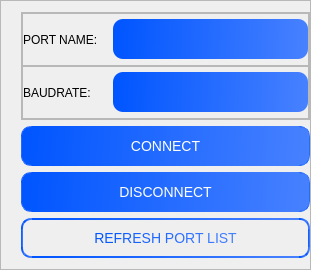
              <widget class="QFrame" name="frame_18">
               <property name="minimumSize">
                <size>
                 <width>311</width>
                 <height>270</height>
                </size>
               </property>
               <property name="maximumSize">
                <size>
                 <width>311</width>
                 <height>16777215</height>
                </size>
               </property>
               <property name="frameShape">
                <enum>QFrame::StyledPanel</enum>
               </property>
               <property name="frameShadow">
                <enum>QFrame::Raised</enum>
               </property>
               <layout class="QVBoxLayout" name="verticalLayout_10">
                <property name="leftMargin">
                 <number>20</number>
                </property>
                <property name="rightMargin">
                 <number>0</number>
                </property>
                <item>
                 <widget class="QFrame" name="frame_14">
                  <property name="frameShape">
                   <enum>QFrame::StyledPanel</enum>
                  </property>
                  <property name="frameShadow">
                   <enum>QFrame::Raised</enum>
                  </property>
                  <layout class="QVBoxLayout" name="verticalLayout_11">
                   <property name="spacing">
                    <number>0</number>
                   </property>
                   <property name="leftMargin">
                    <number>0</number>
                   </property>
                   <property name="topMargin">
                    <number>0</number>
                   </property>
                   <property name="rightMargin">
                    <number>0</number>
                   </property>
                   <property name="bottomMargin">
                    <number>0</number>
                   </property>
                   <item>
                    <widget class="QFrame" name="frame_12">
                     <property name="frameShape">
                      <enum>QFrame::StyledPanel</enum>
                     </property>
                     <property name="frameShadow">
                      <enum>QFrame::Raised</enum>
                     </property>
                     <layout class="QHBoxLayout" name="horizontalLayout_5">
                      <property name="spacing">
                       <number>0</number>
                      </property>
                      <property name="leftMargin">
                       <number>0</number>
                      </property>
                      <property name="topMargin">
                       <number>0</number>
                      </property>
                      <property name="rightMargin">
                       <number>0</number>
                      </property>
                      <property name="bottomMargin">
                       <number>0</number>
                      </property>
                      <item>
                       <widget class="QLabel" name="label_11">
                        <property name="maximumSize">
                         <size>
                          <width>90</width>
                          <height>16777215</height>
                         </size>
                        </property>
                        <property name="font">
                         <font>
                          <family>Nirmala UI</family>
                         </font>
                        </property>
                        <property name="styleSheet">
                         <string notr="true"/>
                        </property>
                        <property name="text">
                         <string>PORT NAME:</string>
                        </property>
                       </widget>
                      </item>
                      <item>
                       <widget class="QComboBox" name="comboBox_port_list">
                        <property name="minimumSize">
                         <size>
                          <width>124</width>
                          <height>40</height>
                         </size>
                        </property>
                        <property name="maximumSize">
                         <size>
                          <width>16777215</width>
                          <height>40</height>
                         </size>
                        </property>
                        <property name="styleSheet">
                         <string notr="true">QComboBox {
    border: 2px;
    border-radius: 10px;
    padding-left: 10px;
    min-width: 6em;
	font: 16px;
	color: #dcdcDC;
	background-color: qlineargradient(spread:pad, x1:0, y1:0.534091, x2:1, y2:0.545455, stop:0 rgba(0, 85, 255, 255), stop:1 rgba(71, 129, 255, 255));
}

QComboBox:editable {
    
}

QComboBox:!editable, QComboBox::drop-down:editable {
     
}

/* QComboBox gets the &quot;on&quot; state when the popup is open */
QComboBox:!editable:on, QComboBox::drop-down:editable:on {
     
}

QComboBox:on { /* shift the text when the popup opens */

}

QComboBox::drop-down {
    subcontrol-origin: padding;
    subcontrol-position: top right;
    width: 22px;

    border-left-width: 5px;
    
    border-left-style: solid; /* just a single line */
    border-top-right-radius: 3px; /* same radius as the QComboBox */
    border-bottom-right-radius: 3px;
}

QComboBox::down-arrow {
	
	
	image: url(:/icons/icons/icons8-clasificar-abajo-15.png);
}

QComboBox::down-arrow:on { /* shift the arrow when popup is open */

}

QLabel {
	font: 18px;
	color:#DCDCDC;
}

QComboBox:editable {
    background: rgb(23,23,23)  ;
}</string>
                        </property>
                       </widget>
                      </item>
                     </layout>
                    </widget>
                   </item>
                   <item>
                    <widget class="QFrame" name="frame_13">
                     <property name="frameShape">
                      <enum>QFrame::StyledPanel</enum>
                     </property>
                     <property name="frameShadow">
                      <enum>QFrame::Raised</enum>
                     </property>
                     <layout class="QHBoxLayout" name="horizontalLayout_6">
                      <property name="spacing">
                       <number>0</number>
                      </property>
                      <property name="leftMargin">
                       <number>0</number>
                      </property>
                      <property name="topMargin">
                       <number>0</number>
                      </property>
                      <property name="rightMargin">
                       <number>0</number>
                      </property>
                      <property name="bottomMargin">
                       <number>0</number>
                      </property>
                      <item>
                       <widget class="QLabel" name="label_12">
                        <property name="maximumSize">
                         <size>
                          <width>90</width>
                          <height>16777215</height>
                         </size>
                        </property>
                        <property name="font">
                         <font>
                          <family>Nirmala UI</family>
                         </font>
                        </property>
                        <property name="text">
                         <string>BAUDRATE:</string>
                        </property>
                       </widget>
                      </item>
                      <item>
                       <widget class="QComboBox" name="comboBox_baudrate">
                        <property name="minimumSize">
                         <size>
                          <width>124</width>
                          <height>40</height>
                         </size>
                        </property>
                        <property name="maximumSize">
                         <size>
                          <width>16777215</width>
                          <height>40</height>
                         </size>
                        </property>
                        <property name="styleSheet">
                         <string notr="true">QComboBox {
    border: 2px;
    border-radius: 10px;
    padding-left: 10px;
    min-width: 6em;
	font: 16px;
	color: #dcdcDC;
	background-color: qlineargradient(spread:pad, x1:0, y1:0.534091, x2:1, y2:0.545455, stop:0 rgba(0, 85, 255, 255), stop:1 rgba(71, 129, 255, 255));
}

QComboBox:editable {
    
}

QComboBox:!editable, QComboBox::drop-down:editable {
     
}

/* QComboBox gets the &quot;on&quot; state when the popup is open */
QComboBox:!editable:on, QComboBox::drop-down:editable:on {
     
}

QComboBox:on { /* shift the text when the popup opens */

}

QComboBox::drop-down {
    subcontrol-origin: padding;
    subcontrol-position: top right;
    width: 22px;

    border-left-width: 5px;
    
    border-left-style: solid; /* just a single line */
    border-top-right-radius: 3px; /* same radius as the QComboBox */
    border-bottom-right-radius: 3px;
}

QComboBox::down-arrow {
	
	image: url(:/icons/icons/icons8-clasificar-abajo-15.png);
}

QComboBox::down-arrow:on { /* shift the arrow when popup is open */

}

QLabel {
	font: 18px;
	color:#DCDCDC;
}

QComboBox:editable {
    background: rgb(23,23,23)  ;
}</string>
                        </property>
                       </widget>
                      </item>
                     </layout>
                    </widget>
                   </item>
                  </layout>
                 </widget>
                </item>
                <item>
                 <widget class="QPushButton" name="pushButton_connect">
                  <property name="minimumSize">
                   <size>
                    <width>0</width>
                    <height>40</height>
                   </size>
                  </property>
                  <property name="maximumSize">
                   <size>
                    <width>16777215</width>
                    <height>40</height>
                   </size>
                  </property>
                  <property name="cursor">
                   <cursorShape>PointingHandCursor</cursorShape>
                  </property>
                  <property name="styleSheet">
                   <string notr="true">QPushButton{
	border-radius: 10px;
	background-color: qlineargradient(spread:pad, x1:0, y1:0.534091, x2:1, y2:0.545455, stop:0 rgba(0, 85, 255, 255), stop:1 rgba(71, 129, 255, 255));
	color: white;
	border: 1px solid qlineargradient(spread:pad, x1:0, y1:0.534091, x2:1, y2:0.545455, stop:0 rgba(0, 85, 255, 255), stop:1 rgba(71, 129, 255, 255));
	font: 14px;
}

QPushButton::hover{
	background-color: qlineargradient(spread:pad, x1:0, y1:0.534091, x2:1, y2:0.545455, stop:0 rgba(50, 85, 255, 255), stop:1 rgba(71, 129, 255, 255));
}</string>
                  </property>
                  <property name="text">
                   <string>CONNECT</string>
                  </property>
                 </widget>
                </item>
                <item>
                 <widget class="QPushButton" name="pushButton_disconnect">
                  <property name="minimumSize">
                   <size>
                    <width>0</width>
                    <height>40</height>
                   </size>
                  </property>
                  <property name="maximumSize">
                   <size>
                    <width>16777215</width>
                    <height>40</height>
                   </size>
                  </property>
                  <property name="cursor">
                   <cursorShape>PointingHandCursor</cursorShape>
                  </property>
                  <property name="styleSheet">
                   <string notr="true">QPushButton{
	border-radius: 10px;
	background-color: qlineargradient(spread:pad, x1:0, y1:0.534091, x2:1, y2:0.545455, stop:0 rgba(0, 85, 255, 255), stop:1 rgba(71, 129, 255, 255));
	color: white;
	border: 1px solid qlineargradient(spread:pad, x1:0, y1:0.534091, x2:1, y2:0.545455, stop:0 rgba(0, 85, 255, 255), stop:1 rgba(71, 129, 255, 255));
	font: 14px;
}

QPushButton::hover{
	background-color: qlineargradient(spread:pad, x1:0, y1:0.534091, x2:1, y2:0.545455, stop:0 rgba(50, 85, 255, 255), stop:1 rgba(71, 129, 255, 255));
}</string>
                  </property>
                  <property name="text">
                   <string>DISCONNECT</string>
                  </property>
                 </widget>
                </item>
                <item>
                 <widget class="QPushButton" name="pushButton_refresh_port">
                  <property name="minimumSize">
                   <size>
                    <width>0</width>
                    <height>40</height>
                   </size>
                  </property>
                  <property name="maximumSize">
                   <size>
                    <width>16777215</width>
                    <height>40</height>
                   </size>
                  </property>
                  <property name="cursor">
                   <cursorShape>PointingHandCursor</cursorShape>
                  </property>
                  <property name="styleSheet">
                   <string notr="true">QPushButton{
	border-radius: 10px;
	background-color: transparent;
	color: qlineargradient(spread:pad, x1:0, y1:0.534091, x2:1, y2:0.545455, stop:0 rgba(0, 85, 255, 255), stop:1 rgba(71, 129, 255, 255));
	border: 2px solid qlineargradient(spread:pad, x1:0, y1:0.534091, x2:1, y2:0.545455, stop:0 rgba(0, 85, 255, 255), stop:1 rgba(71, 129, 255, 255));
	font: 14px;
}

QPushButton::hover{
	background-color: qlineargradient(spread:pad, x1:0, y1:0.534091, x2:1, y2:0.545455, stop:0 rgba(0, 85, 255, 255), stop:1 rgba(71, 129, 255, 255));
color:#DCDCDC;
}</string>
                  </property>
                  <property name="text">
                   <string>REFRESH PORT LIST</string>
                  </property>
                 </widget>
                </item>
               </layout>
              </widget>
